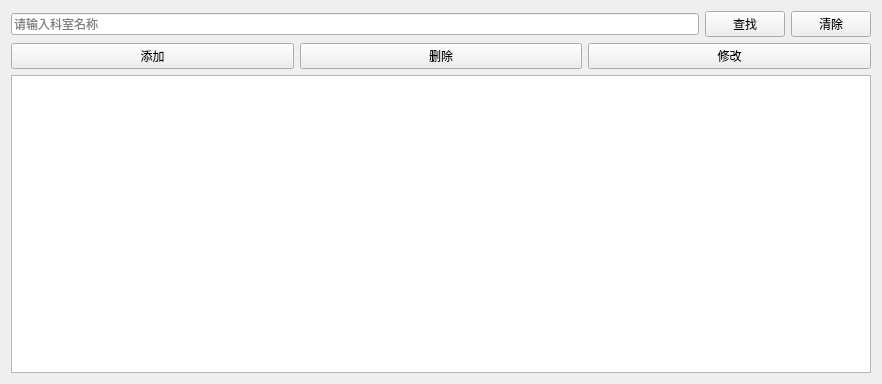
<?xml version="1.0" encoding="UTF-8"?>
<ui version="4.0">
 <class>DepartmentView</class>
 <widget class="QWidget" name="DepartmentView">
  <property name="geometry">
   <rect>
    <x>0</x>
    <y>0</y>
    <width>882</width>
    <height>384</height>
   </rect>
  </property>
  <property name="windowTitle">
   <string>科室管理</string>
  </property>
  <layout class="QGridLayout" name="gridLayout_2">
   <item row="0" column="0">
    <layout class="QGridLayout" name="gridLayout">
     <item row="0" column="0">
      <layout class="QHBoxLayout" name="horizontalLayout_2">
       <item>
        <widget class="QLineEdit" name="txtSearch">
         <property name="text">
          <string/>
         </property>
         <property name="placeholderText">
          <string>请输入科室名称</string>
         </property>
        </widget>
       </item>
       <item>
        <widget class="QPushButton" name="btSearch">
         <property name="text">
          <string>查找</string>
         </property>
        </widget>
       </item>
       <item>
        <widget class="QPushButton" name="btClear">
         <property name="text">
          <string>清除</string>
         </property>
        </widget>
       </item>
      </layout>
     </item>
     <item row="1" column="0">
      <layout class="QHBoxLayout" name="horizontalLayout">
       <item>
        <widget class="QPushButton" name="btAdd">
         <property name="text">
          <string>添加</string>
         </property>
        </widget>
       </item>
       <item>
        <widget class="QPushButton" name="btDelete">
         <property name="text">
          <string>删除</string>
         </property>
        </widget>
       </item>
       <item>
        <widget class="QPushButton" name="btEdit">
         <property name="text">
          <string>修改</string>
         </property>
        </widget>
       </item>
      </layout>
     </item>
     <item row="2" column="0">
      <widget class="QTableView" name="tableView"/>
     </item>
    </layout>
   </item>
  </layout>
 </widget>
 <resources/>
 <connections/>
</ui>
